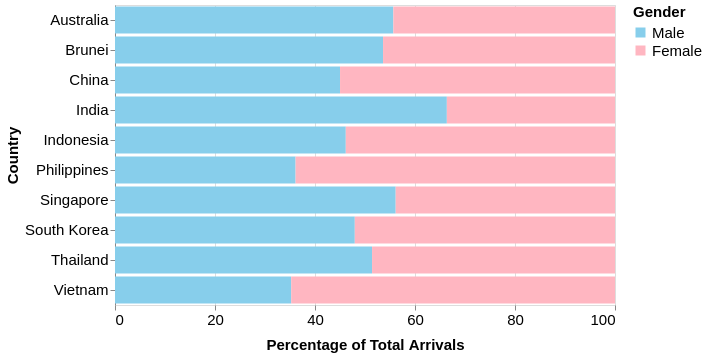

Source (Vega-Lite JSON):
### Vega-Lite specification from a JSON file in a GitHub repository (floating-point values rounded to 4 significant figures)
{"$schema": "https://vega.github.io/schema/vega-lite/v5.json", "data": {"values": [{"country": "Singapore", "gender": "Male", "percentage": 56.14}, {"country": "Singapore", "gender": "Female", "percentage": 43.86}, {"country": "Brunei", "gender": "Male", "percentage": 53.61}, {"country": "Brunei", "gender": "Female", "percentage": 46.39}, {"country": "Australia", "gender": "Male", "percentage": 55.67}, {"country": "Australia", "gender": "Female", "percentage": 44.33}, {"country": "China", "gender": "Male", "percentage": 45.01}, {"country": "China", "gender": "Female", "percentage": 54.99}, {"country": "India", "gender": "Male", "percentage": 66.37}, {"country": "India", "gender": "Female", "percentage": 33.63}, {"country": "Indonesia", "gender": "Male", "percentage": 46.16}, {"country": "Indonesia", "gender": "Female", "percentage": 53.84}, {"country": "Philippines", "gender": "Male", "percentage": 36.12}, {"country": "Philippines", "gender": "Female", "percentage": 63.88}, {"country": "South Korea", "gender": "Male", "percentage": 47.96}, {"country": "South Korea", "gender": "Female", "percentage": 52.04}, {"country": "Thailand", "gender": "Male", "percentage": 51.41}, {"country": "Thailand", "gender": "Female", "percentage": 48.59}, {"country": "Vietnam", "gender": "Male", "percentage": 35.24}, {"country": "Vietnam", "gender": "Female", "percentage": 64.76}]}, "selection": {"GenderSelection": {"type": "single", "fields": ["gender"], "bind": {"input": "select", "options": [null, "Male", "Female"], "labels": ["Both", "Male", "Female"], "name": "Select Gender"}, "empty": "all"}}, "transform": [{"filter": {"or": [{"field": "gender", "equal": {"selection": "GenderSelection"}}, {"selection": "GenderSelection", "empty": "all"}]}}], "mark": "bar", "encoding": {"x": {"field": "percentage", "type": "quantitative", "axis": {"title": "Percentage of Total Arrivals", "titlePadding": 10, "titleFontSize": 15, "labelFontSize": 15, "format": ".0f", "grid": true, "labelAngle": 0, "tickCount": 6, "domain": false}, "scale": {"domain": [0, 100]}}, "y": {"field": "country", "type": "nominal", "axis": {"title": "Country", "labelAngle": 0, "titleFontSize": 15, "labelFontSize": 15}}, "color": {"field": "gender", "type": "nominal", "scale": {"domain": ["Male", "Female"], "range": ["#87CEEB", "#FFB6C1"]}, "legend": {"title": "Gender", "orient": "right", "titleFontSize": 15, "labelFontSize": 15, "labelPadding": 10}}, "tooltip": [{"field": "country", "type": "nominal", "title": "Country"}, {"field": "gender", "type": "nominal", "title": "Gender"}, {"field": "percentage", "type": "quantitative", "title": "Percentage of Arrivals", "format": ".1f"}]}, "width": 500, "height": 300}
